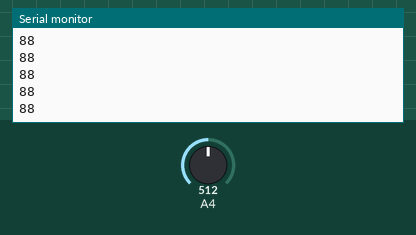
The sketch below on a simulated Arduino Uno, built with avr-gcc and run on an emulated ATmega328P. Shown: the last lines printed to the serial monitor. The test bench sets the inputs (shaded band); at power-on: A4 = 512.

Above: at 1.2 s.
1.3 s: A4 set to 716
At 2.0 s:
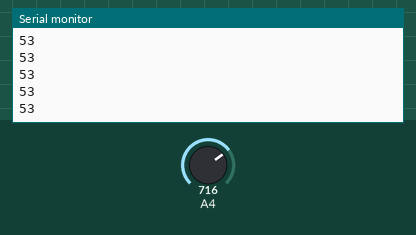
2.8 s: A4 set to 900
At 3.3 s:
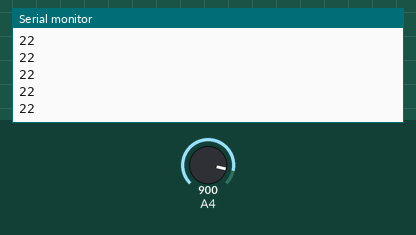
Timing chart, 0 to 5.8 s (numbered marks = the images above; inputs shaded):
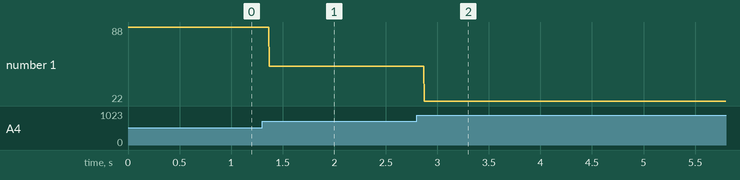

Measured:
- after the input at 1.3 s, the serial monitor: prints a new line after 0.07 s (image 1)
- after the input at 2.8 s, the serial monitor: prints a new line after 0.07 s (image 2)
- plotted number 1: 88 → 53 after the input at 1.3 s, 53 → 22 after the input at 2.8 s

The sketch:

humedad_en_cada_sensor.ino
```cpp
int s=0;
int sensor=A4;

void setup() {
Serial.begin(9600);
}

void loop() {
 s=map(analogRead(A4),0,1023,175,0);
Serial.println(s);
}
```
